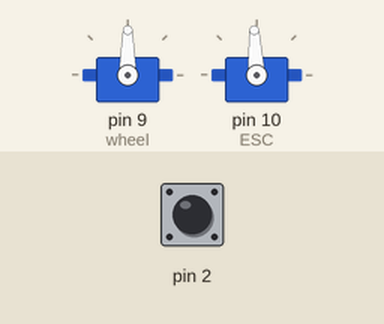
Bench run of a sketch on a simulated Arduino Uno, built with avr-gcc and run on an emulated ATmega328P. Parts: 2 × servo. The test bench sets the inputs (shaded band); at power-on: pin 2 HIGH. What the sketch prints to the serial monitor is not drawn.

Above: at 0.05 s.
Timing chart, 0 to 7.8 s (numbered marks = the images above):
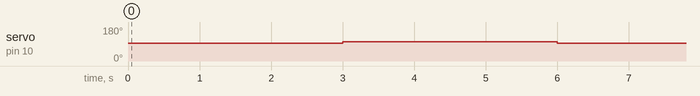

The sketch:

megafrimvare.ino
```cpp
#include <Servo.h>
Servo wheel;
Servo ESC;
int counter = 0;
void setup() {
  Serial.begin(115200);
  wheel.attach(9);
  ESC.attach(10);
  attachInterrupt(0, SpeedTest, FALLING);


}

void loop() {
  wheel.write(90);
  ESC.writeMicroseconds(1500);
  delay(3000);
  wheel.write(90);
  ESC.writeMicroseconds(1600);
  delay(3000);
  Serial.println(counter);

}
void SpeedTest()
{
  counter++;
}
```

Measured:
- by itself, servo on pin 10 (ESC): alternates 102° for 3.0 s and 93° for 3.0 s
